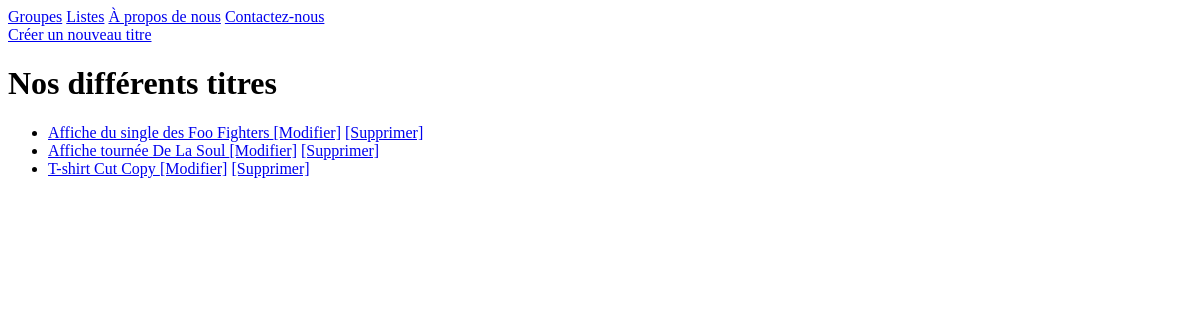
Page /listings/ on the earlier database version.
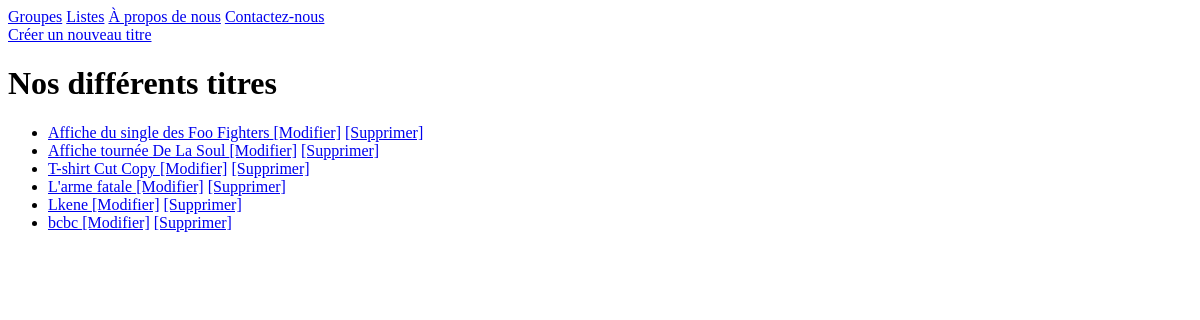
Same page on the later database version.
### listings/models.py (models this page shows, shortened)
class Listing(models.Model):
    class Type(models.TextChoices):
        Records = 'REC'
        Clothing = 'Cloth'
        Posters = 'Post'
        Miscellaneous = 'Misc'
    title = models.fields.CharField(max_length=100)
    description = models.fields.CharField(max_length=1000)
    sold = models.fields.BooleanField(default=False)
    year = models.fields.IntegerField(validators=[MinValueValidator(1900),MaxValueValidator(2022)])
    type = models.fields.CharField(choices=Type.choices,max_length=10)
    band = models.ForeignKey(Band, null=True, on_delete=models.SET_NULL)

### listings/views.py (the view)
# urls.py: path('listings/', views.listings, name='listing-list'),
def listings(request):
    listes = Listing.objects.all()
    return render(request, 'listes_title/listing_list.html',
                  {'listes': listes})

### listings/templates/listes_title/listing_list.html
{% extends 'listings/base.html' %}
 {% block content %}
    <a href="{% url 'listing-create' %}">Créer un nouveau titre</a>
    <h1> Nos différents titres </h1>
    <p>
        <ul>
        {% for liste in listes %}
            <li> <a href="{% url 'listing-detail' liste.id %}"> {{liste.title}} </a>
             <a href="{% url 'listing-change' liste.id %}">[Modifier]</a>
            <a href="{% url 'listing-delete' liste.id %}">[Supprimer]</a>
            </li>
        {% endfor %}
        </ul>
    </p>
 {% endblock %}

Differences in the rows shown:
added Listing: title "L'arme fatale"
added Listing: title "Lkene"
added Listing: title "bcbc"
